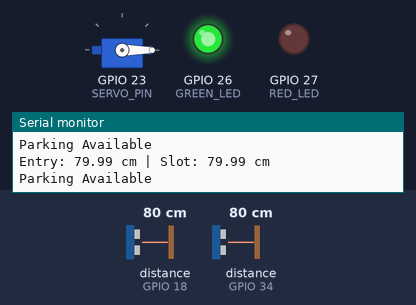
A program run on a simulated ESP32. On the bench: servo, output pins drawn as LEDs (lit = HIGH), the last lines printed to the serial monitor. Wiring (from diagram.json): 2 × ultrasonic range finder: trigger GPIO 25, echo GPIO 34 / trigger GPIO 5, echo GPIO 18. The test bench sets the inputs (shaded band); at power-on: distance to the obstacle (sensors on GPIO 18, GPIO 34) 80 cm. The echo pulse lasts 58.3 µs per cm; pins used as bus, display or sensor lines are not drawn.

Above: at 1.3 s.
1.4 s: distance to the obstacle (sensor on GPIO 18) set to 17 cm
2.9 s: distance to the obstacle (sensor on GPIO 18) set to 13 cm
At 3.9 s:
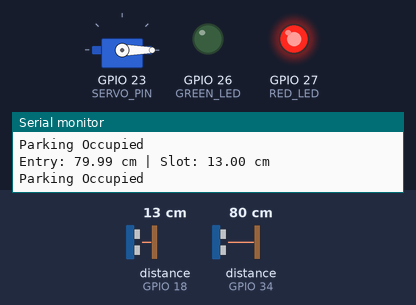
4.5 s: distance to the obstacle (sensor on GPIO 34) set to 12 cm
6.0 s: distance to the obstacle (sensor on GPIO 34) set to 9 cm
At 7.0 s:
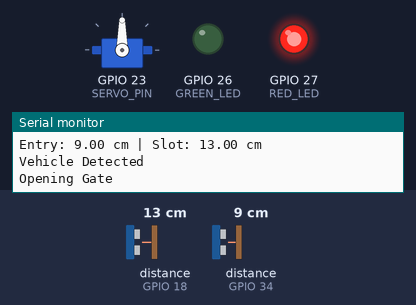
9.0 s: distance to the obstacle (sensor on GPIO 34) set to 18 cm
At 10.2 s:
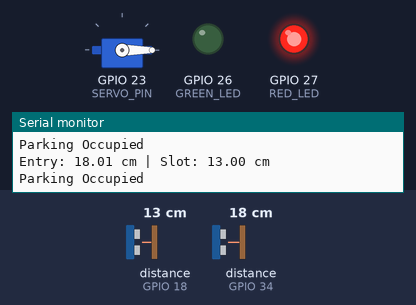
10.5 s: distance to the obstacle (sensor on GPIO 34) set to 2 cm
At 12.0 s:
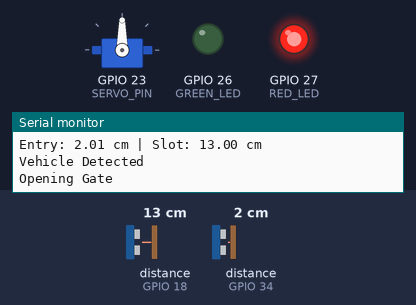
Timing chart, 0 to 14.5 s (numbered marks = the images above; inputs shaded):
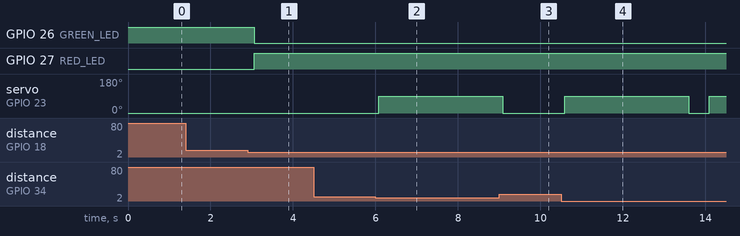

The program:

main.cpp
```cpp
#include <Arduino.h>
#include <ESP32Servo.h>

// -------------------- Pin Definitions --------------------

#define ENTRY_TRIG 25
#define ENTRY_ECHO 34

#define SLOT_TRIG 5
#define SLOT_ECHO 18

#define GREEN_LED 26
#define RED_LED 27

#define SERVO_PIN 23

Servo gateServo;

// ----------------------------------------------------------

float getDistance(int trigPin, int echoPin)
{
  digitalWrite(trigPin, LOW);
  delayMicroseconds(2);

  digitalWrite(trigPin, HIGH);
  delayMicroseconds(10);

  digitalWrite(trigPin, LOW);

  long duration = pulseIn(echoPin, HIGH);

  float distance = duration * 0.0343 / 2;

  return distance;
}

void setup()
{
  Serial.begin(115200);

  pinMode(ENTRY_TRIG, OUTPUT);
  pinMode(ENTRY_ECHO, INPUT);

  pinMode(SLOT_TRIG, OUTPUT);
  pinMode(SLOT_ECHO, INPUT);

  pinMode(GREEN_LED, OUTPUT);
  pinMode(RED_LED, OUTPUT);

  gateServo.attach(SERVO_PIN);

  gateServo.write(0);

  digitalWrite(GREEN_LED, HIGH);
  digitalWrite(RED_LED, LOW);

  Serial.println("Smart Parking System Started");
}

void loop()
{
  float entryDistance = getDistance(ENTRY_TRIG, ENTRY_ECHO);
  float slotDistance = getDistance(SLOT_TRIG, SLOT_ECHO);

  Serial.print("Entry: ");
  Serial.print(entryDistance);
  Serial.print(" cm");

  Serial.print(" | Slot: ");
  Serial.print(slotDistance);
  Serial.println(" cm");

  // ---------------- Gate Control ----------------

  if (entryDistance < 10)
  {
    Serial.println("Vehicle Detected");
    Serial.println("Opening Gate");

    gateServo.write(90);

    delay(3000);

    gateServo.write(0);

    Serial.println("Gate Closed");
  }

  // ---------------- Parking Status ----------------

  if (slotDistance < 15)
  {
    digitalWrite(RED_LED, HIGH);
    digitalWrite(GREEN_LED, LOW);

    Serial.println("Parking Occupied");
  }
  else
  {
    digitalWrite(RED_LED, LOW);
    digitalWrite(GREEN_LED, HIGH);

    Serial.println("Parking Available");
  }

  delay(500);
}
```

Measured:
- the behaviour switches between 15 and 14 cm on distance to the obstacle (sensor on GPIO 18) (found by bisection; images 0 and 1)
- the behaviour switches between 11 and 10 cm on distance to the obstacle (sensor on GPIO 34) (found by bisection; images 1 and 2)
- after the input at 2.9 s, GPIO 26 (GREEN_LED): HIGH → LOW after 0.16 s; GPIO 27 (RED_LED): LOW → HIGH after 0.16 s
- after the input at 6.0 s, servo on GPIO 23 (SERVO_PIN): 0° → 90° after 0.08 s
- after the input at 9.0 s, servo on GPIO 23 (SERVO_PIN): goes on until 9.1 s, then stays 0°
- after the input at 10.5 s, servo on GPIO 23 (SERVO_PIN): 0° → 90° after 0.09 s, → 0° 3.0 s later, → 90° 0.50 s later
